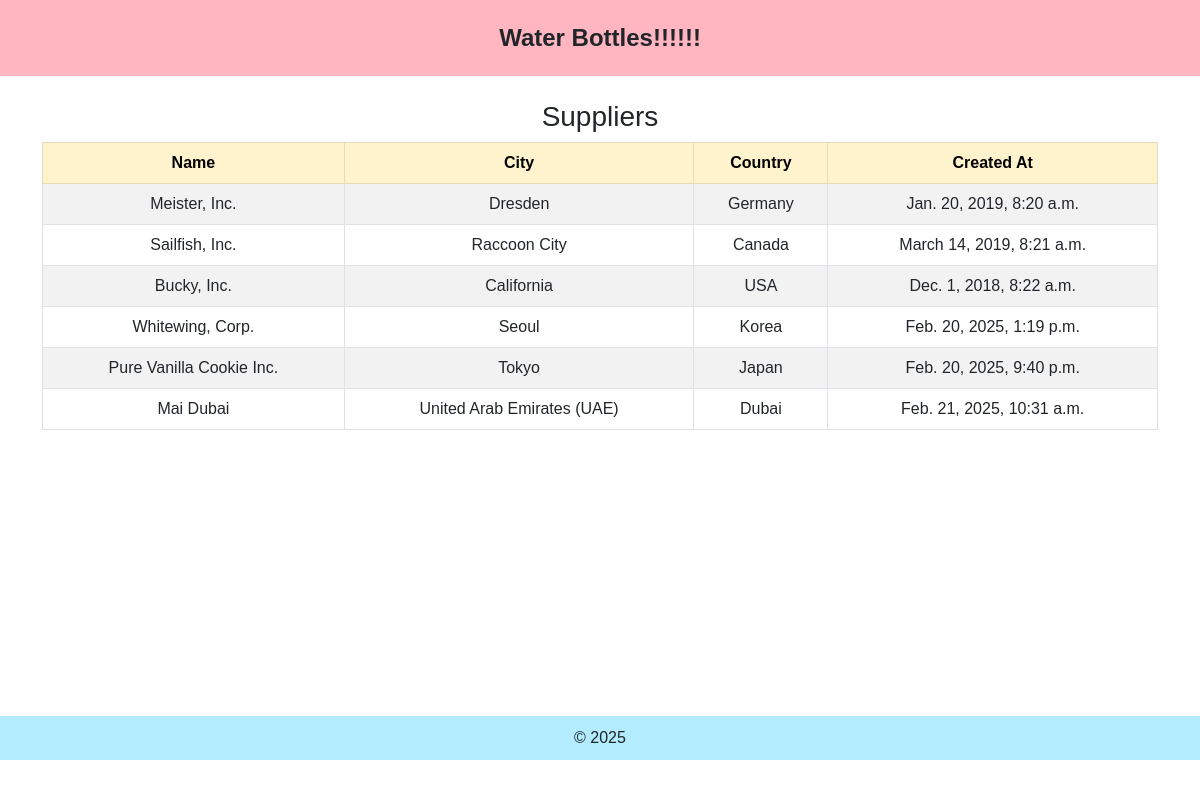
The page /view_supplier/ on the database its author committed.
### MyInventoryApp/models.py (models this page shows, shortened)
class Supplier(models.Model):
    name = models.CharField(max_length=300)
    city = models.CharField(max_length=300)
    country = models.CharField(max_length=300)
    created_at = models.DateTimeField(auto_now=False, auto_now_add=False, default=timezone.now)

### MyInventoryApp/views.py (the view)
# urls.py: path('view_supplier/', views.view_supplier, name='view_supplier'),
def view_supplier(request):
    supplier = Supplier.objects.all()
    return render(request, 'MyInventoryApp/view_supplier.html', {'supplier' : supplier})

### MyInventoryApp/templates/MyInventoryApp/view_supplier.html
{% extends 'MyInventoryApp/base.html' %}
{% block content %}
<div class="container mt-1">
    <h3 class="text-center">Suppliers</h3>
    <div class="table-responsive">
        <table class="table table-bordered table-striped">
            <thead class="table-warning">
                <tr>
                    <th>Name</th>
                    <th>City</th>
                    <th>Country</th>
                    <th>Created At</th>
                </tr>
            </thead>
            <tbody>
                {% for s in supplier %}
                <tr>
                    <td>{{ s.name }}</td>
                    <td>{{ s.city }}</td>
                    <td>{{ s.country }}</td>
                    <td>{{ s.created_at }}</td>
                </tr>
                {% empty %}
                <tr>
                    <td colspan="4" class="text-center">No suppliers available.</td>
                </tr>
                {% endfor %}
            </tbody>
        </table>
    </div>
</div>
{% endblock %}

### MyInventoryApp/templates/MyInventoryApp/base.html (shortened to what this page needs)
<!DOCTYPE html>
<html lang="en">
<head>
    <link rel="stylesheet" href="https://cdn.jsdelivr.net/npm/bootstrap@5.3.0/dist/css/bootstrap.min.css">
</head>
<body>
    <div class="header">
        Water Bottles!!!!!!
    </div>
    <div class="content">
        {% block content %}{% endblock %}
    </div>
    <div class="footer">
        © 2025
    </div>
</body>
</html>

### MyInventoryApp/templates/MyInventoryApp/base.html (style rules this page uses)
body { display: flex; flex-direction: column; min-height: 100vh; margin: 0; font-family: Arial, sans-serif; text-align: center; }
.header { background-color: #ffb6c1; padding: 20px; font-size: 24px; font-weight: bold; }
.footer { background-color: #b3ecff; padding: 10px; position: relative; bottom: 0; width: 100%; }
.content { padding: 20px; min-height: 80vh; }
.container { flex: 1; }

### rows shown on the page
Supplier: name "Meister, Inc.", city "Dresden", country "Germany", created_at "Jan. 20, 2019, 8:20 a.m."
Supplier: name "Sailfish, Inc.", city "Raccoon City", country "Canada", created_at "March 14, 2019, 8:21 a.m."
Supplier: name "Bucky, Inc.", city "California", country "USA", created_at "Dec. 1, 2018, 8:22 a.m."
Supplier: name "Whitewing, Corp.", city "Seoul", country "Korea", created_at "Feb. 20, 2025, 1:19 p.m."
Supplier: name "Pure Vanilla Cookie Inc.", city "Tokyo", country "Japan", created_at "Feb. 20, 2025, 9:40 p.m."
Supplier: name "Mai Dubai", city "United Arab Emirates (UAE)", country "Dubai", created_at "Feb. 21, 2025, 10:31 a.m."
